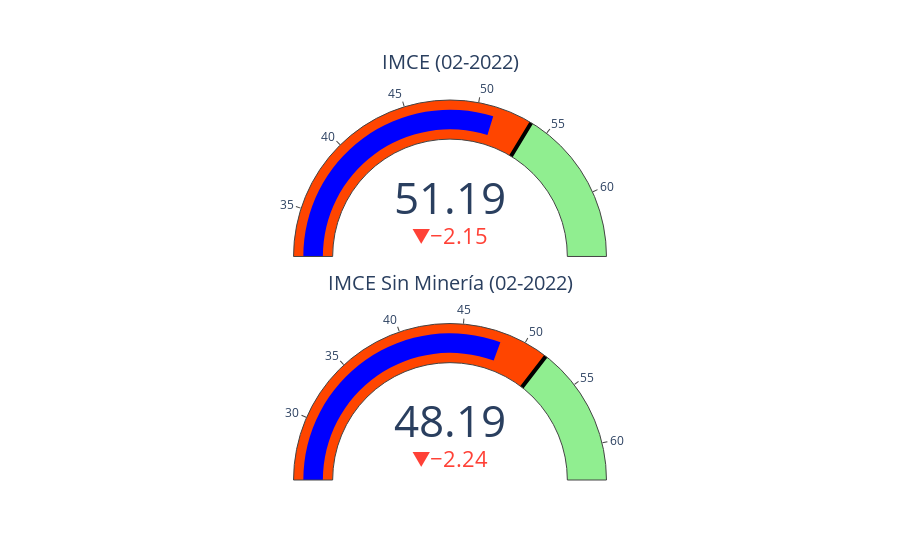

Notebook code cell kept with this figure:
### Code cell
indicadores = go.Figure()

indicadores.add_trace(go.Indicator(
    mode = "gauge+number+delta",
    delta = {'reference': imce[-2]},
    value = imce[-1],
    title = {'text': "IMCE (" + imce.index.strftime('%m-%Y')[-1] + ")"},
    gauge = {
        'axis': {'range': [imce.min(), imce.max()]},
        'bar': {'color': 'blue'},
        'steps': [
            {'range': [imce.min(), imce.median()], 'color': 'orangered'},
            {'range': [imce.median(), imce.max()], 'color': 'lightgreen'}],
        'threshold': {'line': {'color': "black", 'width': 4}, 'thickness': 1, 'value': imce.median()}       
    },
    domain = {'row': 0, 'column': 0}
    ))

indicadores.add_trace(go.Indicator(
    mode = "gauge+number+delta",
    delta = {'reference': imce_sm[-2]},
    value = imce_sm[-1],
    title = {'text': "IMCE Sin Minería (" + imce_sm.index.strftime('%m-%Y')[-1] + ")"},
    gauge = {
        'axis': {'range': [imce_sm.min(), imce_sm.max()]},
        'bar': {'color': 'blue'},
        'steps': [
            {'range': [imce_sm.min(), imce_sm.median()], 'color': 'orangered'},
            {'range': [imce_sm.median(), imce_sm.max()], 'color': 'lightgreen'}],
        'threshold': {'line': {'color': "black", 'width': 4}, 'thickness': 1, 'value': imce_sm.median()}       
    },
    domain = {'row': 1, 'column': 0}
    ))



indicadores.update_layout(
    grid = {'rows': 2, 'columns': 1, 'pattern': "independent"},
    template = {'data' : {'indicator': [{
        'title': {'text': "Speed"},
        'mode' : "number+delta+gauge",
        'delta' : {'reference': 90}}]
                         }})

indicadores.show()

### Figure 1 — Plotly figure (JSON) as saved in the notebook; plotly's stock layout.template omitted (floating-point values rounded to 4 significant figures)
{"data": [{"delta": {"reference": 53.35}, "domain": {"column": 0, "row": 0}, "gauge": {"axis": {"range": [31.74, 64.43]}, "bar": {"color": "blue"}, "steps": [{"color": "orangered", "range": [31.74, 53.76]}, {"color": "lightgreen", "range": [53.76, 64.43]}], "threshold": {"line": {"color": "black", "width": 4}, "thickness": 1, "value": 53.76}}, "mode": "gauge+number+delta", "title": {"text": "IMCE (02-2022)"}, "type": "indicator", "value": 51.19}, {"delta": {"reference": 50.43}, "domain": {"column": 0, "row": 1}, "gauge": {"axis": {"range": [25.05, 62.88]}, "bar": {"color": "blue"}, "steps": [{"color": "orangered", "range": [25.05, 51.9]}, {"color": "lightgreen", "range": [51.9, 62.88]}], "threshold": {"line": {"color": "black", "width": 4}, "thickness": 1, "value": 51.9}}, "mode": "gauge+number+delta", "title": {"text": "IMCE Sin Minería (02-2022)"}, "type": "indicator", "value": 48.19}], "layout": {"grid": {"columns": 1, "pattern": "independent", "rows": 2}}}
